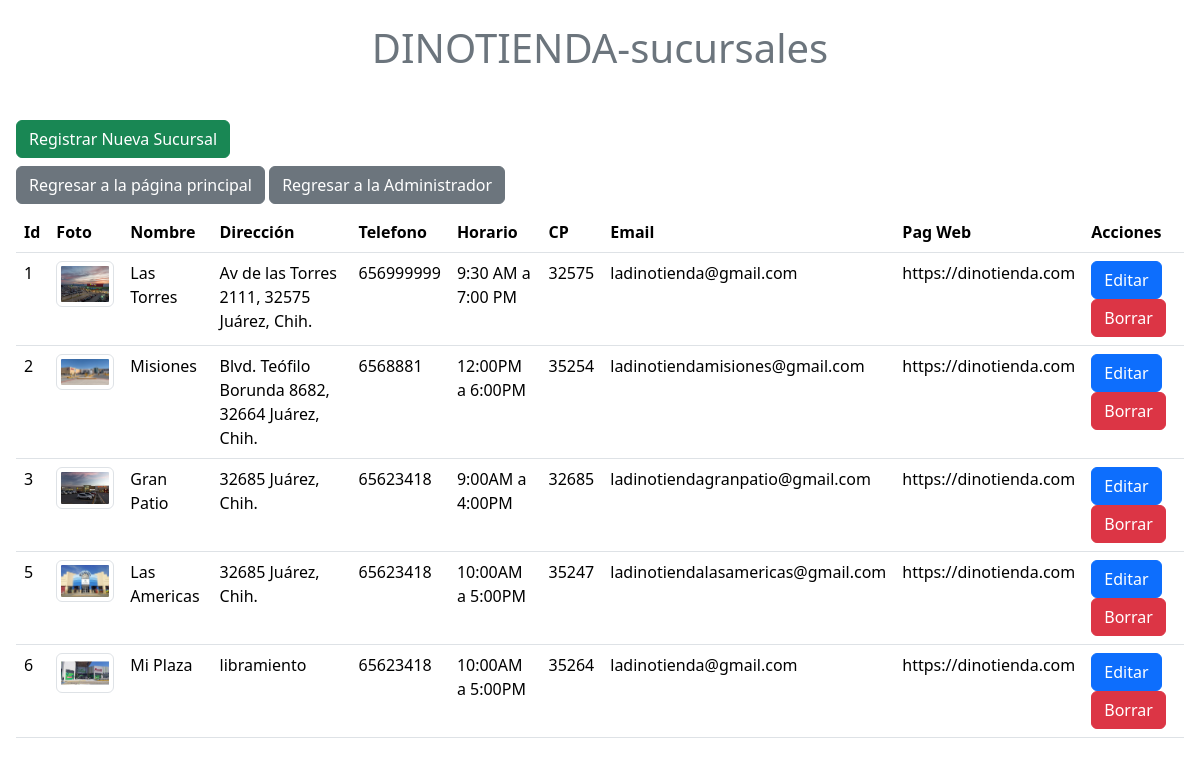
The page /a_s.php on the database its author committed.
### tables this page shows
CREATE TABLE `sucursal` (
  `id_suc` int(11) NOT NULL,
  `nombre` varchar(30) NOT NULL,
  `direccion` mediumtext NOT NULL,
  `telefono` int(20) NOT NULL,
  `email` text NOT NULL,
  `horario` varchar(20) NOT NULL,
  `CP` int(10) NOT NULL,
  `pag_web` varchar(100) NOT NULL,
  `foto` varchar(100) NOT NULL
);

### a_s.php (the view, shortened to what this page needs)
<!DOCTYPE html>
<html lang="en">
<head>
    <link href="https://cdn.jsdelivr.net/npm/bootstrap@5.3.3/dist/css/bootstrap.min.css" rel="stylesheet">
</head>
<body>
    <h1 class="text-center text-secondary font-weight-bold p-4">DINOTIENDA-sucursales</h1>
    <?php
    include("db.php");
    $sql = $conn->query("SELECT * FROM sucursal");
    ?>
    <div class="p-3 table-responsive">
        <button type="button" class="btn btn-success mb-2" data-bs-toggle="modal" data-bs-target="#exampleModal">
            Registrar Nueva Sucursal
        </button>
        <div class="login-box">
            <a href="index.php" class="btn btn-secondary mb-2">Regresar a la página principal</a>
            <a href="admin.php" class="btn btn-secondary mb-2">Regresar a la Administrador</a>
        </div>
        <table class="table table-hover" class="table-stripped">
 <thead bg-dark text-white>
                <tr>
                    <th scope="col">Id</th>
                    <th scope="col">Foto</th>
                    <th scope="col">Nombre</th>
                    <th scope="col">Dirección</th>
                    <th scope="col">Telefono</th>
                    <th scope="col">Horario</th>
                    <th scope="col">CP</th>
                    <th scope="col">Email</th>
                    <th scope="col">Pag Web</th>
                    <th scope="col">Acciones</th>
                </tr>
            </thead>
            <tbody>
                <?php
                while ($row = $sql->fetch_assoc()) {
                ?>
                    <tr>
                        <td><?php echo $row['id_suc']; ?></td>
                        <td><img src="<?php echo $row['foto']; ?>" width="200" class="img-thumbnail" alt="Imagen sucursal"></td>
                        <td><?php echo $row['nombre']; ?></td>
                        <td><?php echo $row['direccion']; ?></td>
                        <td><?php echo $row['telefono']; ?></td>
                        <td><?php echo $row['horario']; ?></td>
                        <td><?php echo $row['CP']; ?></td>
                        <td><?php echo $row['email']; ?></td>
                        <td><?php echo $row['pag_web']; ?></td>
                        <td>
                            <a href="editar_s.php?id_suc=<?php echo $row['id_suc']; ?>" class="btn btn-primary">Editar</a>
                            <a href="borrar_s.php?id_suc=<?php echo $row['id_suc']; ?>" class="btn btn-danger">Borrar</a>
                        </td>
                    </tr>
                <?php
                }
                ?>
            </tbody>
        </table>
    </div>
</body>
</html>

### rows shown on the page
sucursal: id_suc "1", foto (picture), nombre "Las Torres", direccion "Av de las Torres 2111, 32575 Juárez, Chih.", telefono "656999999", horario "9:30 AM a 7:00 PM", CP "32575", email "ladinotienda@gmail.com", pag_web "https://dinotienda.com"
sucursal: id_suc "2", foto (picture), nombre "Misiones", direccion "Blvd. Teófilo Borunda 8682, 32664 Juárez, Chih.", telefono "6568881", horario "12:00PM a 6:00PM", CP "35254", email "ladinotiendamisiones@gmail.com", pag_web "https://dinotienda.com"
sucursal: id_suc "3", foto (picture), nombre "Gran Patio", direccion "32685 Juárez, Chih.", telefono "65623418", horario "9:00AM a 4:00PM", CP "32685", email "ladinotiendagranpatio@gmail.com", pag_web "https://dinotienda.com"
sucursal: id_suc "5", foto (picture), nombre "Las Americas", direccion "32685 Juárez, Chih.", telefono "65623418", horario "10:00AM a 5:00PM", CP "35247", email "ladinotiendalasamericas@gmail.com", pag_web "https://dinotienda.com"
sucursal: id_suc "6", foto (picture), nombre "Mi Plaza", direccion "libramiento", telefono "65623418", horario "10:00AM a 5:00PM", CP "35264", email "ladinotienda@gmail.com", pag_web "https://dinotienda.com"
